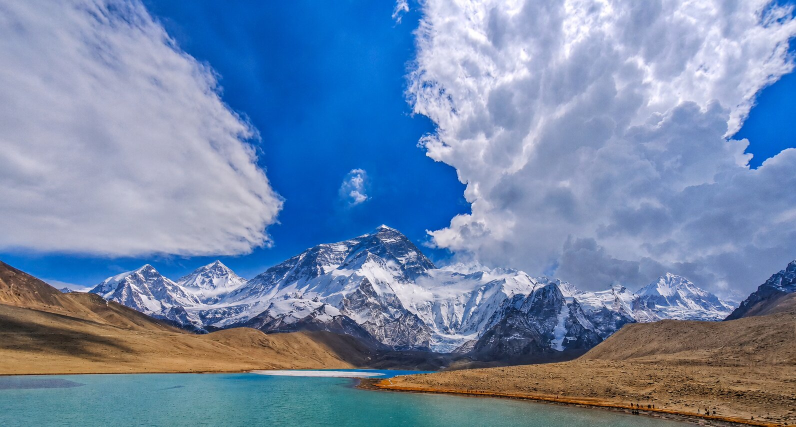
#> input picture sample-data/Everestedit.jpg, 1592 x 854 px (shown at 1/2 size); its folder holds only this picture in this run
$ python -i forensics.py   (imports and definitions only)
#> lines starting #> are read from the running program, lines starting #| are printed output that depends on the picture
import os
import cv2
import numpy as np
import torch
import torch.nn.functional as F

class UnbiasedPhysicsForensics:
    def __init__(self, image_path, max_dim=600, patch_size=128, stride=64):
#> called with image_path = '../sample-data/Everestedit.jpg', max_dim = 600, patch_size = 128, stride = 64
        self.image_path = image_path
        self.filename = os.path.basename(image_path)
        self.patch_size = patch_size
        self.stride = stride

        img = cv2.imread(image_path, cv2.IMREAD_UNCHANGED)
#> img is the input picture: shape (854, 1592, 3); mean B, G, R 169.3, 136.2, 114.3
        self.valid = False

        if img is not None:
            if len(img.shape) == 2: img = cv2.cvtColor(img, cv2.COLOR_GRAY2BGR)
            elif len(img.shape) == 3 and img.shape[2] == 4: img = img[:, :, :3]
            if img.dtype == np.uint16: img = (img / 256).astype(np.uint8)

            h, w = img.shape[:2]
#> h = 854; w = 1592
            if max(h, w) > max_dim:
                scale = max_dim / max(h, w)
#> scale = 0.377
                img = cv2.resize(img, (int(w * scale), int(h * scale)), interpolation=cv2.INTER_AREA)
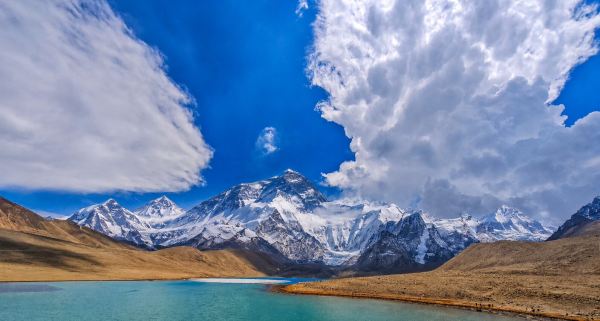
#> img: shape (321, 600, 3); mean B, G, R 169.3, 136.2, 114.3

            self.img_bgr = img
            self.img_rgb = cv2.cvtColor(img, cv2.COLOR_BGR2RGB)
            self.h, self.w = self.img_bgr.shape[:2]
#> self.h = 321; self.w = 600
            self.valid = True

    # [14 lines left out: function _extract_patches, not called in this run]

    def detect_copy_move(self):
        orb = cv2.ORB_create(nfeatures=500)
        kp, des = orb.detectAndCompute(cv2.cvtColor(self.img_bgr, cv2.COLOR_BGR2GRAY), None)
#> kp = 500 keypoints; strongest (x, y, size): (244, 201, 31), (322, 116, 31), (240, 201, 31), (242, 230, 37.2)
        cmfd_score = 0.0

        if des is not None and len(des) > 50:
            bf = cv2.BFMatcher(cv2.NORM_HAMMING, crossCheck=False)
            matches = bf.knnMatch(des, des, k=2)
#> matches = 500 matches
            good_matches = []
            for m, n in matches:
                if m.distance < 0.75 * n.distance:
                    pt1, pt2 = np.array(kp[m.queryIdx].pt), np.array(kp[m.trainIdx].pt)
                    if np.linalg.norm(pt1 - pt2) > 50:
                        good_matches.append(m)
#> this loop made 500 passes
#> pt2 on passes 1 to 12: [270, 242], [158, 212], [290, 236], [396, 222], [124, 232], [309, 235], [325, 173], [278, 225], [239, 231], [254, 238], [298, 237], [351, 139]
#> after the loop, good_matches = []
            cmfd_score = min((len(good_matches) / max(1, len(kp))) * 500, 100.0)
#> cmfd_score = 0
        return cmfd_score

    # [57 lines left out: functions analyze_global_spectrum, compute_rgb_matrix, not called in this run]

    def analyze(self):
        cmfd_score = self.detect_copy_move()
#> cmfd_score = 0

        def robust_z(pts):
            m = torch.median(pts)
            return 0.6745 * torch.abs(pts - m) / (torch.median(torch.abs(pts - m)) + 1e-3)

        def compute_ela():
            _, enc = cv2.imencode('.jpg', self.img_bgr, [int(cv2.IMWRITE_JPEG_QUALITY), 90])
#> (the run stopped early here; a loop or call above may not have finished)

$ run again, on sample-data/GuruDongmar-Lake.jpg
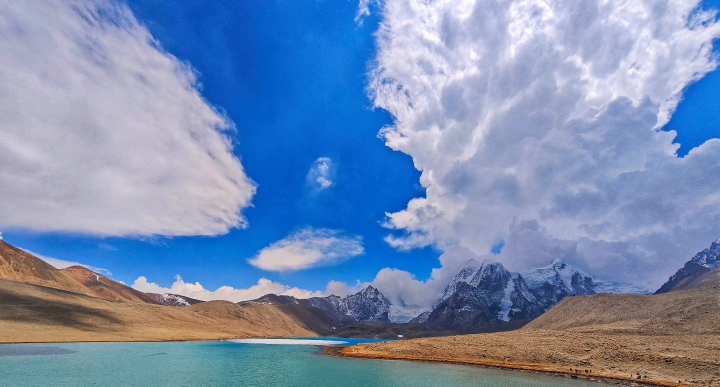
#> input picture sample-data/GuruDongmar-Lake.jpg, 1439 x 774 px (shown at 1/2 size)
#> in __init__, img is the input picture: shape (774, 1439, 3); mean B, G, R 178, 142, 120.4
#> in __init__, `img = cv2.resize(img, (int(w * scale), int(h * scale)), interpolation=..`:
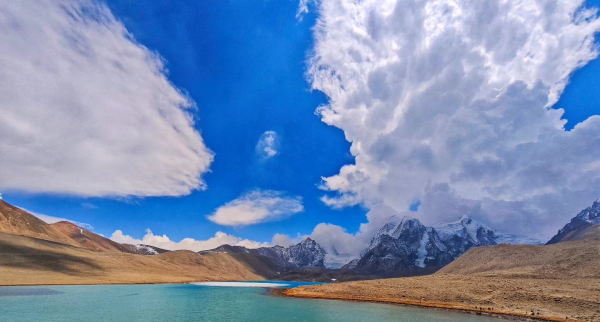
#> img: shape (322, 600, 3); mean B, G, R 178, 142, 120.4
#> kp = 494 keypoints; strongest (x, y, size): (354, 164, 31), (354, 163, 37.2), (351, 143, 31), (322, 120, 31)
#> matches = 494 matches
#> the loop in detect_copy_move, `for m, n in matches:` made 494 passes
#> pt2 on passes 1 to 8: [329, 98], [149, 250], [137, 246], [247, 251], [352, 155], [354, 156], [354, 158], [351, 164]
#> after the loop in detect_copy_move, `for m, n in matches:`: good_matches = []
#> in detect_copy_move, `cmfd_score = min((len(good_matches) / max(1, len(kp))) * 500, 100.0)`: cmfd_score = 0

$ run again, on sample-data/ab.jpg
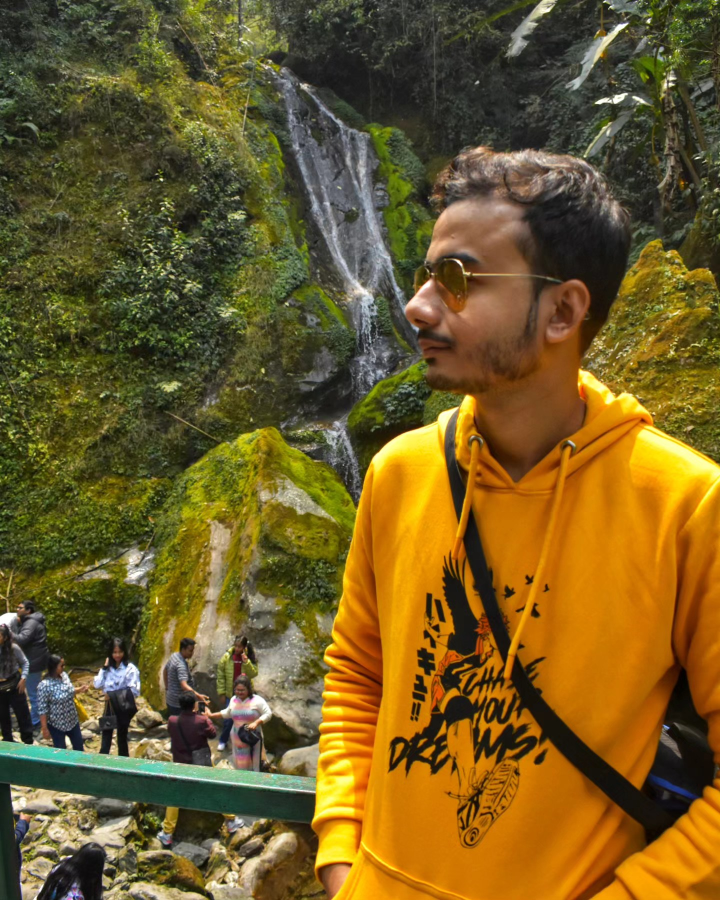
#> input picture sample-data/ab.jpg, 1440 x 1800 px (shown at 1/2 size)
#> in __init__, img is the input picture: shape (1800, 1440, 3); mean B, G, R 38, 90.7, 112.6
#> in __init__, `img = cv2.resize(img, (int(w * scale), int(h * scale)), interpolation=..`:
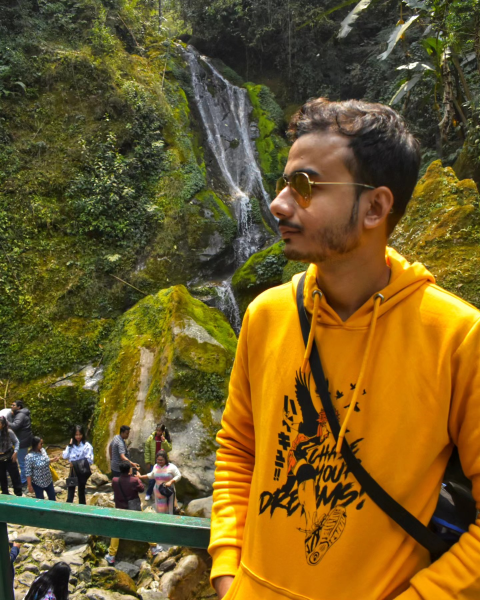
#> img: shape (600, 480, 3); mean B, G, R 38, 90.7, 112.6
#> kp = 500 keypoints; strongest (x, y, size): (44, 492, 31), (87, 443, 31), (447, 56, 31), (67, 447, 31)
#> matches = 500 matches
#> the loop in detect_copy_move, `for m, n in matches:` made 500 passes
#> pt2 on passes 1 to 8: [96, 166], [87, 481], [81, 444], [417, 62], [291, 419], [112, 493], [286, 188], [106, 552]
#> after the loop in detect_copy_move, `for m, n in matches:`: good_matches = []
#> in detect_copy_move, `cmfd_score = min((len(good_matches) / max(1, len(kp))) * 500, 100.0)`: cmfd_score = 0
